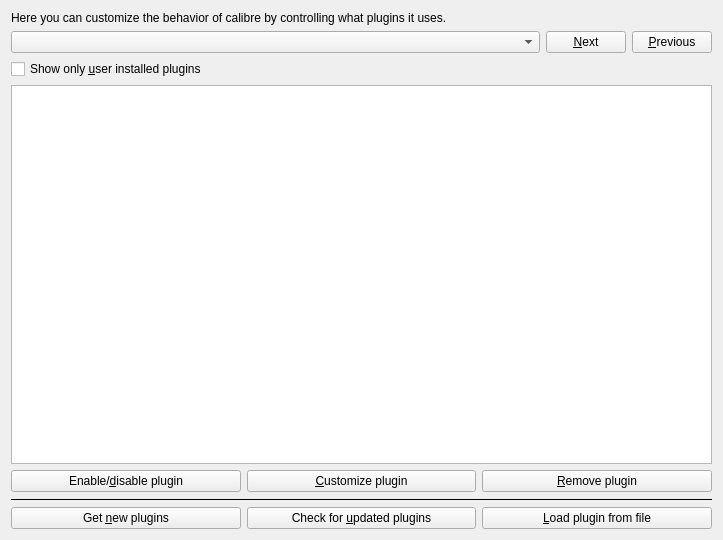
<?xml version="1.0" encoding="UTF-8"?>
<ui version="4.0">
 <class>Form</class>
 <widget class="QWidget" name="Form">
  <property name="geometry">
   <rect>
    <x>0</x>
    <y>0</y>
    <width>723</width>
    <height>540</height>
   </rect>
  </property>
  <property name="windowTitle">
   <string>Form</string>
  </property>
  <layout class="QVBoxLayout" name="verticalLayout">
   <item>
    <widget class="QLabel" name="label_8">
     <property name="text">
      <string>Here you can customize the behavior of calibre by controlling what plugins it uses.</string>
     </property>
     <property name="wordWrap">
      <bool>true</bool>
     </property>
    </widget>
   </item>
   <item>
    <layout class="QHBoxLayout" name="horizontalLayout">
     <item>
      <widget class="SearchBox2" name="search"/>
     </item>
     <item>
      <widget class="QPushButton" name="next_button">
       <property name="sizePolicy">
        <sizepolicy hsizetype="Maximum" vsizetype="Fixed">
         <horstretch>0</horstretch>
         <verstretch>0</verstretch>
        </sizepolicy>
       </property>
       <property name="text">
        <string>&amp;Next</string>
       </property>
       <property name="icon">
        <iconset resource="../../../../resources/images.qrc">
         <normaloff>:/images/arrow-down.png</normaloff>:/images/arrow-down.png</iconset>
       </property>
      </widget>
     </item>
     <item>
      <widget class="QPushButton" name="previous_button">
       <property name="sizePolicy">
        <sizepolicy hsizetype="Maximum" vsizetype="Fixed">
         <horstretch>0</horstretch>
         <verstretch>0</verstretch>
        </sizepolicy>
       </property>
       <property name="text">
        <string>&amp;Previous</string>
       </property>
       <property name="icon">
        <iconset resource="../../../../resources/images.qrc">
         <normaloff>:/images/arrow-up.png</normaloff>:/images/arrow-up.png</iconset>
       </property>
      </widget>
     </item>
    </layout>
   </item>
   <item>
    <widget class="QCheckBox" name="user_installed_plugins">
     <property name="toolTip">
      <string>Show only those plugins that have been installed by you</string>
     </property>
     <property name="text">
      <string>Show only &amp;user installed plugins</string>
     </property>
    </widget>
   </item>
   <item>
    <widget class="QTreeView" name="plugin_view">
     <property name="alternatingRowColors">
      <bool>true</bool>
     </property>
     <property name="iconSize">
      <size>
       <width>32</width>
       <height>32</height>
      </size>
     </property>
     <property name="animated">
      <bool>true</bool>
     </property>
     <property name="wordWrap">
      <bool>true</bool>
     </property>
     <property name="headerHidden">
      <bool>true</bool>
     </property>
    </widget>
   </item>
   <item>
    <layout class="QHBoxLayout" name="horizontalLayout_6">
     <item>
      <widget class="QPushButton" name="toggle_plugin_button">
       <property name="text">
        <string>Enable/&amp;disable plugin</string>
       </property>
      </widget>
     </item>
     <item>
      <widget class="QPushButton" name="customize_plugin_button">
       <property name="text">
        <string>&amp;Customize plugin</string>
       </property>
      </widget>
     </item>
     <item>
      <widget class="QPushButton" name="remove_plugin_button">
       <property name="text">
        <string>&amp;Remove plugin</string>
       </property>
      </widget>
     </item>
    </layout>
   </item>
   <item>
    <widget class="QFrame" name="frame">
     <property name="frameShape">
      <enum>QFrame::HLine</enum>
     </property>
    </widget>
   </item>
   <item>
    <layout class="QHBoxLayout" name="horizontalLayout_7">
     <item>
      <widget class="QPushButton" name="button_plugin_new">
       <property name="text">
        <string>Get &amp;new plugins</string>
       </property>
       <property name="icon">
        <iconset resource="../../../../resources/images.qrc">
         <normaloff>:/images/plugins/plugin_new.png</normaloff>:/images/plugins/plugin_new.png</iconset>
       </property>
      </widget>
     </item>
     <item>
      <widget class="QPushButton" name="button_plugin_updates">
       <property name="text">
        <string>Check for &amp;updated plugins</string>
       </property>
       <property name="icon">
        <iconset resource="../../../../resources/images.qrc">
         <normaloff>:/images/plugins/plugin_updater.png</normaloff>:/images/plugins/plugin_updater.png</iconset>
       </property>
      </widget>
     </item>
     <item>
      <widget class="QPushButton" name="button_plugin_add">
       <property name="text">
        <string>&amp;Load plugin from file</string>
       </property>
       <property name="icon">
        <iconset resource="../../../../resources/images.qrc">
         <normaloff>:/images/document_open.png</normaloff>:/images/document_open.png</iconset>
       </property>
      </widget>
     </item>
    </layout>
   </item>
  </layout>
 </widget>
 <customwidgets>
  <customwidget>
   <class>SearchBox2</class>
   <extends>QComboBox</extends>
   <header>calibre/gui2/search_box.h</header>
  </customwidget>
 </customwidgets>
 <resources>
  <include location="../../../../resources/images.qrc"/>
 </resources>
 <connections/>
</ui>
